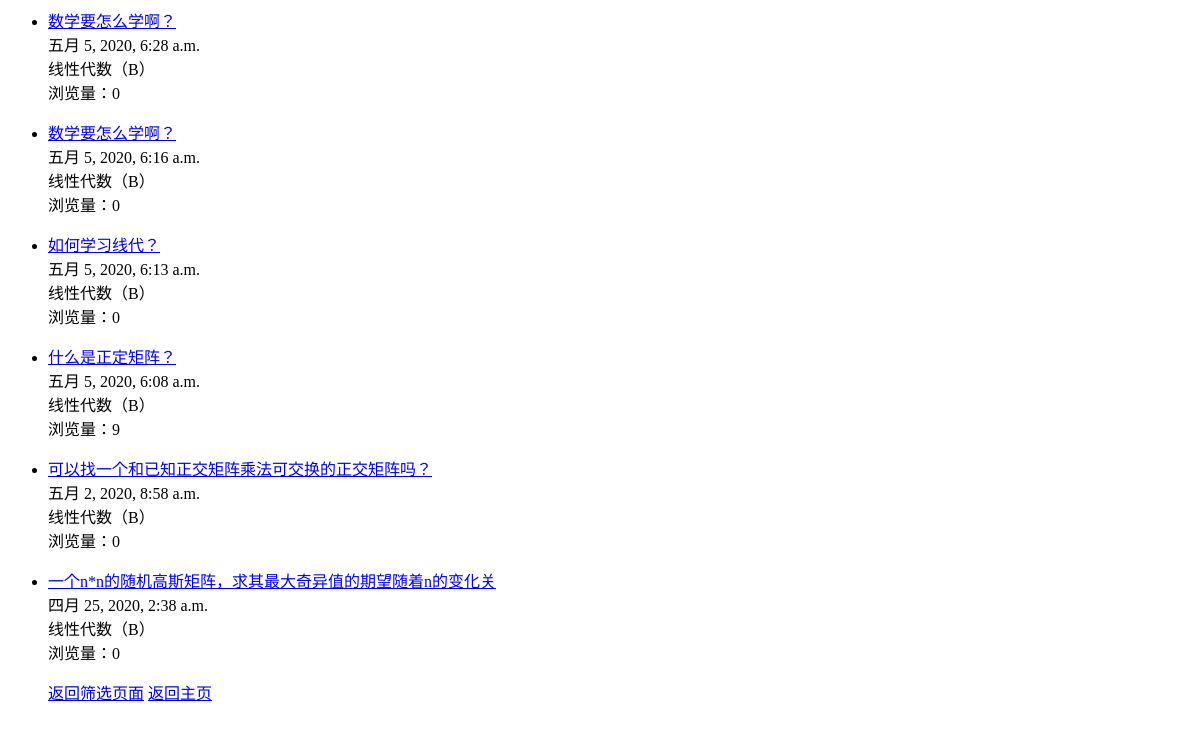
The app's page /qas_system/select/2/2/, older data.
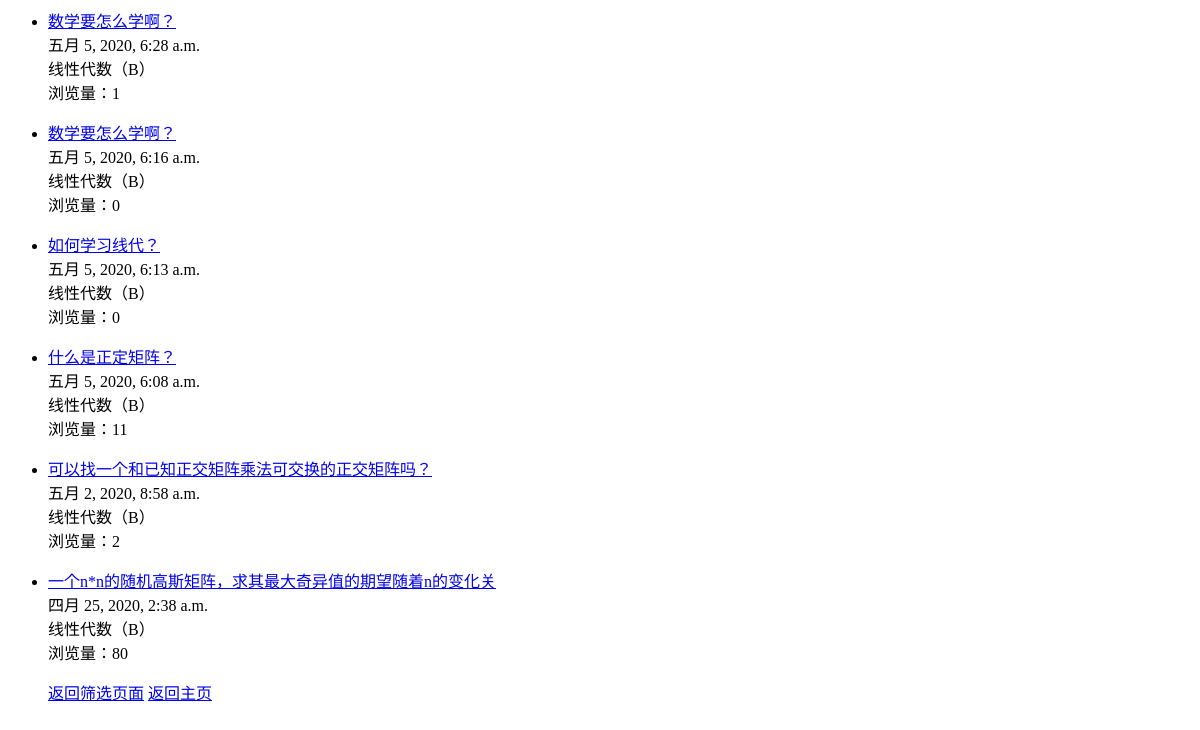
The same page, newer data.
### qas_system/models.py (models this page shows, shortened)
class Question(models.Model):
    question_title = models.CharField(verbose_name='标题', max_length=30, blank=False)
    question_text = RichTextField(verbose_name='具体描述')
    question_subject = models.ForeignKey('Subject', verbose_name='科目', on_delete=models.CASCADE)
    pub_date = models.DateTimeField(auto_now=True, verbose_name='提问日期')
    page_views = models.PositiveIntegerField(default=0, verbose_name='浏览量')
    questioner = models.ForeignKey('User', verbose_name='提问者', on_delete=models.CASCADE)
    good_num = models.IntegerField(default=0, verbose_name='点赞量')

class Subject(models.Model):
    name = models.CharField(max_length=30, unique=True, verbose_name='科目名称')
    def __str__(self):
        return self.name

### qas_system/views.py (the view)
# urls.py: path('select/<int:sequencing>/<int:question_subject>/', views.select_result,  # 问题筛选结果页面 sequencing为0,1,2
def select_result(request, sequencing, question_subject):
    if sequencing == 0:
        select_result_list = Question.objects.filter(question_subject_id=question_subject).order_by('-page_views')
    elif sequencing == 1:
        select_result_list = Question.objects.filter(question_subject_id=question_subject).order_by('-good_num')
    elif sequencing == 2:
        select_result_list = Question.objects.filter(question_subject_id=question_subject).order_by('-pub_date')
    else:
        all_subject = Subject.objects.all()
        return render(request, 'select.html', {'all_subject': all_subject})
    context = {
        'select_result_list': select_result_list,
    }
    return render(request, 'select_result.html', context)

### templates/select_result.html (shortened to what this page needs)
{% if select_result_list %}
    <ul>
    {% for question in select_result_list %}
        <li><a href="/qas_system/question/{{ question.id }}/">{{ question.question_title }}</a></li>
        {{ question.pub_date }}<br>
        {{ question.question_subject }}<br>
        浏览量：{{ question.page_views }}
    {% endfor %}
    <a href="/qas_system/select/", target="_self">返回筛选页面</a>
    <a href="/qas_system/", target="_self">返回主页</a>
    </ul>
{% else %}
    <p>根据您的筛选条件未找到筛选结果，点击下面的链接返回。</p>
    <a href="/qas_system/select/", target="_self">返回筛选页面</a>
    <a href="/qas_system/", target="_self">返回主页</a>
{% endif %}

Row changes from the older to the newer data that the page shows:
changed Question "五月 5, 2020, 6:28 a.m.": page_views "0" → "1"
changed Question "什么是正定矩阵？": page_views "9" → "11"
changed Question "可以找一个和已知正交矩阵乘法可交换的正交矩阵吗？": page_views "0" → "2"
changed Question "一个n*n的随机高斯矩阵，求其最大奇异值的期望随着n的变化关": page_views "0" → "80"
